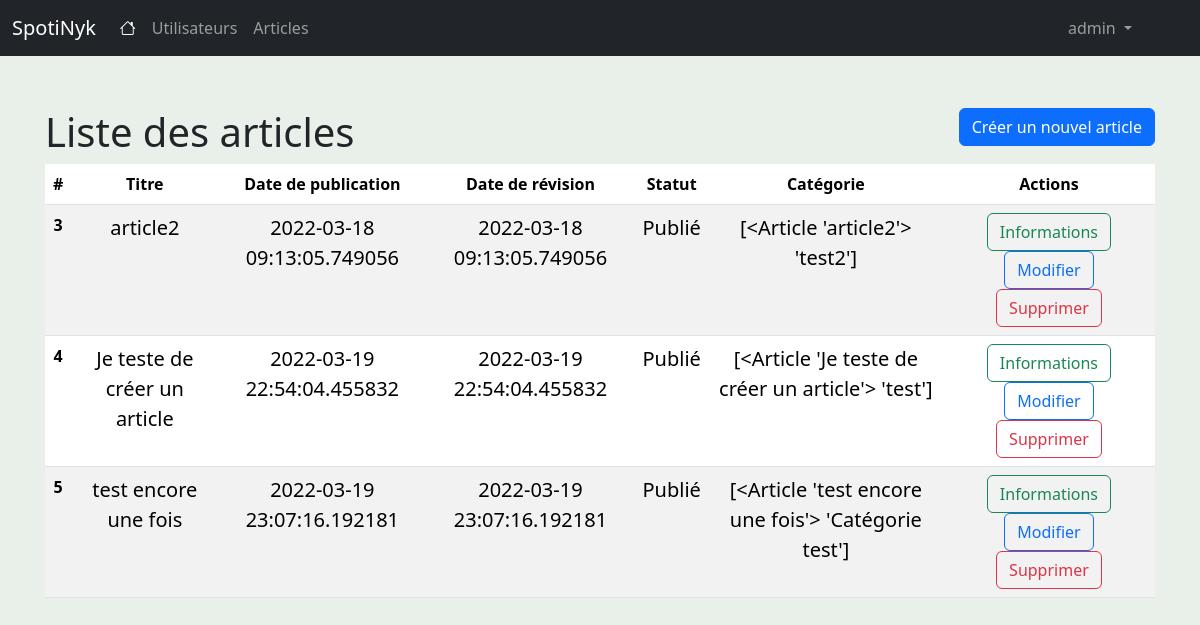
Page /admin/articles (signed in) on the committed database.
### app/models/tables.py (models this page shows, shortened)
class Usagers(db.Model):
    id = db.Column(db.Integer, primary_key=True)
    username = db.Column(db.String(80), unique=True, nullable=False)
    email = db.Column(db.String(120), unique=True, nullable=False)
    password = db.Column(db.String(100), nullable=False)
    profil_id = db.Column(db.Integer, db.ForeignKey('profils.id'), nullable=False)

class Articles(db.Model):
    id = db.Column(db.Integer, primary_key=True)
    title = db.Column(db.String(80), nullable=False)
    text = db.Column(db.Text, nullable=False)
    date_publication = db.Column(db.DateTime, nullable=False, default=datetime.utcnow)
    date_revision = db.Column(db.DateTime, nullable=False, default=datetime.utcnow)
    usager_id = db.Column(db.Integer, db.ForeignKey('usagers.id'), nullable=False)
    statut = db.Column(db.Integer, nullable=False)
    usager = db.relationship('Usagers', backref=db.backref('articles', lazy=True))
    article_balise = db.relationship("ArticleBalise", back_populates="article")
    article_reaction = db.relationship("ArticleReaction", back_populates="article")
    def __repr__(self):
        return '<Article %r>' % self.title

class Balises(db.Model):
    id = db.Column(db.Integer, primary_key=True)
    description = db.Column(db.String(50), nullable=False)
    article_balise = db.relationship("ArticleBalise", back_populates="balise")
    def __repr__(self):
        return '%r' % self.description

### app/controllers/admin_controller.py (the view)
@login_required
def articles():
    articles = Articles.query.filter(Articles.statut == 1)
    return render_template('liste_articles.html', articles=articles)

### app/ext/login.py (called while the page is built)
def init_app(app):
    lm.init_app(app)
    lm.login_view = 'default.login' #définir login_view : indiquer à Flask l'URL d'authentification des utilisateurs
    @lm.user_loader
    def load_usager(usager_id):
        return Usagers.query.get(usager_id)

### app/models/tables.py (called while the page is built)
    def __repr__(self):
        return str(repr(self.article) + " " + repr(self.balise))

### app/templates/liste_articles.html (shortened to what this page needs)
{% extends "base.html" %}
{% block content %}
<div class="row">
    <div class="col">
        <h1 class="mt-5">Liste des articles</h1>
    </div>
    <div class="col text-end">
        <a class="btn btn-primary mt-5" href="{{url_for('admin.createArticle')}}"> Créer un nouvel article</a>
    </div>
</div>
<table class="table table-striped" style="text-align: center">
    <thead>
        <tr>
            <th scope="col">#</th>
            <th scope="col">Titre</th>
            <th scope="col">Date de publication</th>
            <th scope="col">Date de révision</th>
            <th scope="col">Statut</th>
            <th scope="col">Catégorie</th>
            <th scope="col">Actions</th>
        </tr>
    </thead>
    <tbody>
        {% for article in articles %}
            <tr>
                <th scope="row">{{article.id}}</th>
                <td class="lead">{{article.title}}</td>
                <td class="lead">{{article.date_publication}}</td>
                <td class="lead">{{article.date_revision}}</td>
                <td class="lead">
                    {% if article.statut == 1 : %}
                        Publié
                    {% else %}
                        Brouillon
                    {% endif %}
                </td>
                <td class="lead">{{article.article_balise}}</td>
                <td>
                    <form action="{{ url_for('admin.destroyArticle', article_id=article.id) }}"
                          method="GET">
                        <a href="{{ url_for('admin.showArticle', article_id=article.id) }}"
                            class="btn btn-outline-success"
                            role="button">
                                Informations
                        </a>
                        <a href="{{ url_for('admin.updateArticle', article_id=article.id) }}"
                            class="btn btn-outline-primary"
                            role="button">
                                Modifier
                        </a>
                        <button type="submit" class="btn btn-outline-danger">Supprimer</button>
                    </form>
                </td>
            </tr>
        {% endfor %}
    </tbody>
</table>
{% endblock %}

### app/templates/base.html (shortened to what this page needs)
<!doctype html>
<html lang="en" class="h-100">
    <head>
        {% block head %}
                {% block styles %}
                    {{ bootstrap.load_css() }}
                    <link rel="stylesheet" href="https://cdn.jsdelivr.net/npm/bootstrap-icons@1.8.1/font/bootstrap-icons.css">
                {% endblock %}
        {% endblock %}
    </head>
    <body class="d-flex flex-column h-100" style="background-color: #e9efe9">
        <header>
            <nav class="navbar navbar-expand-md navbar-dark fixed-top bg-dark">
                <div class="container-fluid">
                    <a class="navbar-brand" href="{{url_for('default.index')}}">SpotiNyk</a>
                    <div class="collapse navbar-collapse" id="navbarCollapse">
                        <ul class="navbar-nav me-auto mb-2 mb-md-0">
                            <li class="nav-item">
                                <a class="nav-link active" aria-current="page" href="{{url_for('default.index')}}"> <i class="bi bi-house"></i></a>
                            </li>
                            {% if current_user.profil_id == 1 %}
                            <li class="nav-item">
                                <a class="nav-link" href="{{url_for('admin.usagers')}}">Utilisateurs</a>
                            </li>
                            <li class="nav-item">
                                <a class="nav-link" href="{{url_for('admin.articles')}}">Articles</a>
                            </li>
                            {%endif%}
                        </ul>
                        <ul class="navbar-nav mr-auto me-5 ms-2 mb-md-0">
                            {% if current_user.is_authenticated %}
                            <li class="nav-item dropdown">
                                <a class="nav-link dropdown-toggle" href="#" id="navbarDropdown" role="button" data-bs-toggle="dropdown" aria-expanded="false">
                                  {{current_user.username}}
                                </a>
                            </li>
                            {%endif%}
                        </ul>
                    </div>
                </div>
            </nav>
        </header>
        <main class="flex-shrink-0">
            <div class="container">
                {% block content %}{% endblock %}
            </div>
        </main>
    </body>
</html>

### app/templates/base.html (style rules this page uses)
main > .container { padding: 60px 15px 0; }

### rows in the picture
Usagers: username "admin"
Articles: id "3", title "article2", date_publication "2022-03-18 09:13:05.749056", date_revision "2022-03-18 09:13:05.749056", statut "Publié", article_balise "[<Article 'article2'> 'test2']"
Articles: id "4", title "Je teste de créer un article", date_publication "2022-03-19 22:54:04.455832", date_revision "2022-03-19 22:54:04.455832", statut "Publié", article_balise "[<Article 'Je teste de créer un article'> 'test']"
Articles: id "5", title "test encore une fois", date_publication "2022-03-19 23:07:16.192181", date_revision "2022-03-19 23:07:16.192181", statut "Publié", article_balise "[<Article 'test encore une fois'> 'Catégorie test']"
